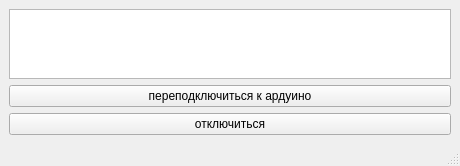
<?xml version="1.0" encoding="UTF-8"?>
<ui version="4.0">
 <class>MainWindow</class>
 <widget class="QMainWindow" name="MainWindow">
  <property name="geometry">
   <rect>
    <x>0</x>
    <y>0</y>
    <width>460</width>
    <height>161</height>
   </rect>
  </property>
  <property name="windowTitle">
   <string>MainWindow</string>
  </property>
  <widget class="QWidget" name="centralwidget">
   <layout class="QVBoxLayout" name="verticalLayout">
    <item>
     <widget class="QTextBrowser" name="textBrowser"/>
    </item>
    <item>
     <widget class="QPushButton" name="pushButton">
      <property name="text">
       <string>переподключиться к ардуино</string>
      </property>
     </widget>
    </item>
    <item>
     <widget class="QPushButton" name="pushButton_2">
      <property name="text">
       <string>отключиться</string>
      </property>
     </widget>
    </item>
   </layout>
  </widget>
  <widget class="QMenuBar" name="menubar">
   <property name="geometry">
    <rect>
     <x>0</x>
     <y>0</y>
     <width>460</width>
     <height>21</height>
    </rect>
   </property>
  </widget>
  <widget class="QStatusBar" name="statusbar"/>
 </widget>
 <resources/>
 <connections/>
</ui>
